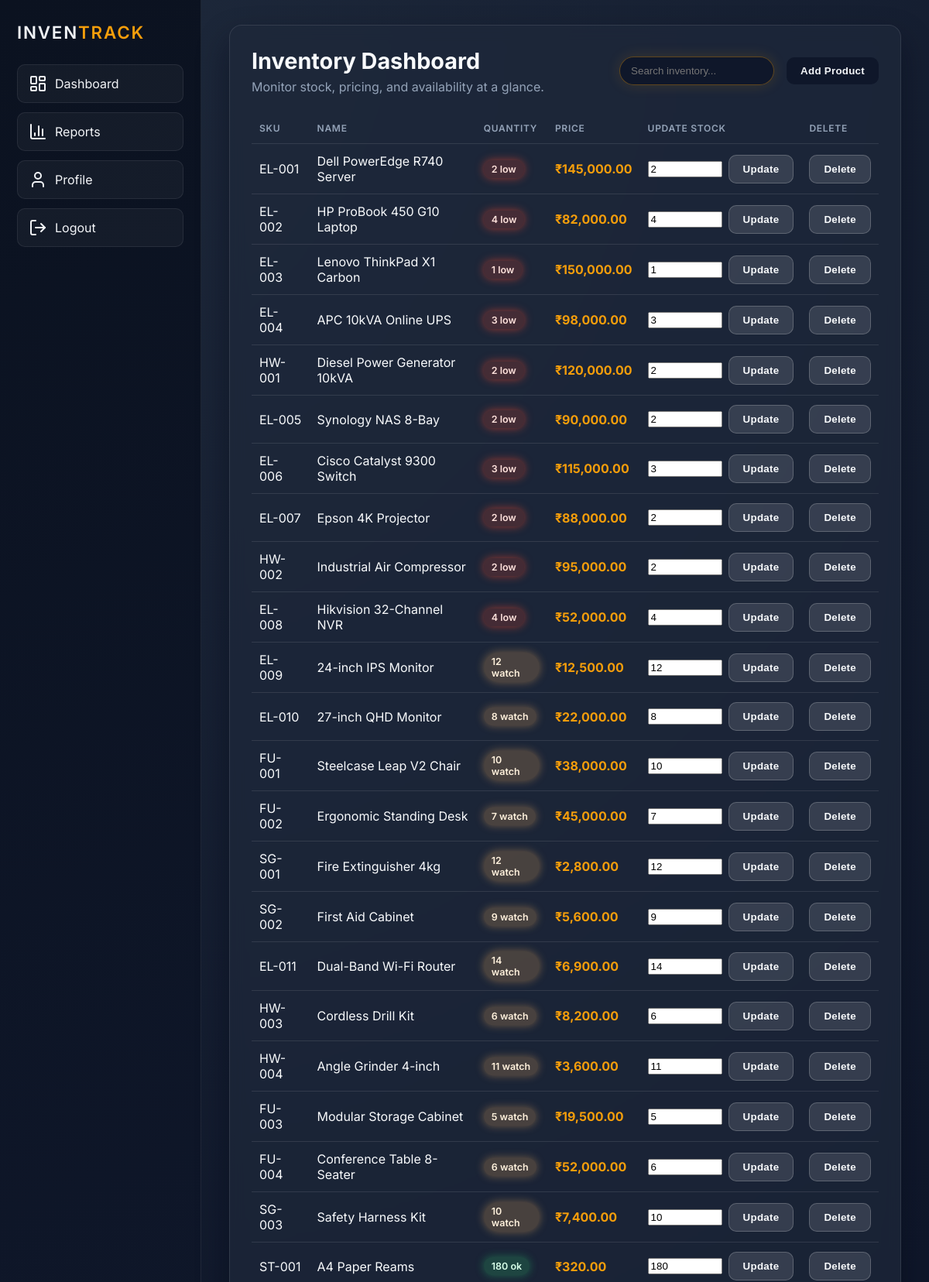
The page /dashboard (signed in, upper part) on the database its author committed.
### app.py (models this page shows)
class Product(db.Model):
    id = db.Column(db.Integer, primary_key=True)
    sku = db.Column(db.String(64), unique=True, nullable=False)
    name = db.Column(db.String(120), nullable=False)
    quantity = db.Column(db.Integer, nullable=False, default=0)
    price = db.Column(db.Numeric(10, 2), nullable=False, default=0.00)

### app.py (the view)
    @app.route("/dashboard")
    @login_required
    def dashboard():
        products = Product.query.all()
        metrics = build_report_metrics(products)
        return render_template("dashboard.html", products=products, **metrics)

### app.py (called while the page is built)
def login_required(view_func):
    @wraps(view_func)
    def wrapper(*args, **kwargs):
        if not session.get("user_id"):
            return redirect(url_for("login"))
        return view_func(*args, **kwargs)
    return wrapper

def build_report_metrics(products):
    total_units = sum(product.quantity for product in products)
    total_inventory_value = sum(float(product.price) * product.quantity for product in products)
    critical_items = [product for product in products if product.quantity < 5]
    return {
        "total_units": total_units,
        "total_inventory_value": total_inventory_value,
        "critical_items": critical_items,
    }

### templates/dashboard.html (shortened to what this page needs)
{% extends "layout.html" %}
{% block content %}
  <div class="panel">
    <div class="page-header">
      <div>
        <h1 class="page-title">Inventory Dashboard</h1>
        <p class="muted">Monitor stock, pricing, and availability at a glance.</p>
      </div>
      <div class="search-wrap">
        <input type="search" id="inventorySearch" placeholder="Search inventory...">
      </div>
      {% if session.get('role') == 'admin' %}
      <button class="button" type="button" onclick="openModal()">Add Product</button>
      {% endif %}
    </div>
    <table class="table">
      <thead>
        <tr>
          <th>SKU</th>
          <th>Name</th>
          <th>Quantity</th>
          <th>Price</th>
          <th>Update Stock</th>
          <th>Delete</th>
        </tr>
      </thead>
      <tbody>
        {% for product in products %}
        <tr data-product-id="{{ product.id }}">
          <td>{{ product.sku }}</td>
          <td>{{ product.name }}</td>
          <td class="quantity-cell">
            {% if product.quantity < 5 %}
              <span class="badge red">{{ product.quantity }} low</span>
            {% elif product.quantity < 20 %}
              <span class="badge orange">{{ product.quantity }} watch</span>
            {% else %}
              <span class="badge green">{{ product.quantity }} ok</span>
            {% endif %}
          </td>
          <td class="price-cell">₹{{ "{:,.2f}".format(product.price) }}</td>
          <td>
            {% if session.get('role') == 'admin' %}
            <form class="update-stock-form" data-product-id="{{ product.id }}">
              <input type="number" name="quantity" min="0" value="{{ product.quantity }}" required>
              <button class="button secondary" type="submit">Update</button>
            </form>
            {% else %}
            <span class="muted">Admin only</span>
            {% endif %}
          </td>
          <td>
            {% if session.get('role') == 'admin' %}
            <form method="post" action="{{ url_for('delete_product', id=product.id) }}">
              <button class="button secondary" type="submit">Delete</button>
            </form>
            {% else %}
            <span class="muted">Admin only</span>
            {% endif %}
          </td>
        </tr>
        {% else %}
        <tr>
          <td colspan="6">No products found.</td>
        </tr>
        {% endfor %}
      </tbody>
    </table>
  </div>
{% endblock %}

### templates/layout.html (shortened to what this page needs)
<!doctype html>
<html lang="en">
<head>
</head>
<body>
  <div class="app-shell">
    <aside class="sidebar">
      <div class="brand">Inven<span>Track</span></div>
      <nav class="nav">
        <a href="{{ url_for('dashboard') }}"><i data-lucide="layout-dashboard"></i>Dashboard</a>
        <a href="{{ url_for('reports') }}"><i data-lucide="bar-chart-3"></i>Reports</a>
        <a href="{{ url_for('profile') }}"><i data-lucide="user"></i>Profile</a>
        <a href="{{ url_for('logout') }}"><i data-lucide="log-out"></i>Logout</a>
      </nav>
    </aside>
    <main class="main">
      {% block content %}{% endblock %}
    </main>
  </div>
</body>
</html>

### templates/layout.html (style rules this page uses)
:root { --bg: #0f172a; --panel: rgba(30, 41, 59, 0.7); --sidebar: #0b1220; --sidebar-accent: #f59e0b; --text: #f8fafc; --muted: #94a3b8; --danger: #ff4b2b; --warning: #ffb75e; --success: #2ecc71; --outline: rgba(255, 255, 255, 0.1); --shadow: 0 20px 40px rgba(2, 6, 23, 0.45); }
* { box-sizing: border-box; }
body { margin: 0; font-family: "Inter", "Segoe UI", Tahoma, sans-serif; background: radial-gradient(circle at top left, #1e293b 0%, #0f172a 55%, #0b1220 100%); color: var(--text); }
.app-shell { min-height: 100vh; display: grid; grid-template-columns: 260px 1fr; }
.sidebar { background: linear-gradient(160deg, #0b1220 0%, #0f172a 55%, #1f2937 100%); color: #f2f4f7; padding: 28px 22px; display: flex; flex-direction: column; gap: 28px; border-right: 1px solid rgba(255, 255, 255, 0.08); }
.brand { font-size: 1.4rem; letter-spacing: 0.08em; text-transform: uppercase; font-weight: 600; }
.brand span { color: var(--sidebar-accent); }
.nav { display: grid; gap: 12px; }
.nav a { color: #f2f4f7; text-decoration: none; padding: 12px 14px; border-radius: 10px; background: rgba(255, 255, 255, 0.04); border: 1px solid rgba(255, 255, 255, 0.08); display: flex; align-items: center; gap: 10px; transition: transform 160ms ease, background 160ms ease, border 160ms ease; }
.main { padding: 32px 36px; }
.panel { background: var(--panel); border-radius: 16px; padding: 28px; box-shadow: var(--shadow); border: 1px solid var(--outline); backdrop-filter: blur(10px); animation: fadeIn 420ms ease both; }
.page-header { display: flex; justify-content: space-between; align-items: center; margin-bottom: 24px; gap: 16px; }
.page-title { margin: 0; font-size: 1.8rem; }
.muted { margin: 6px 0 0; color: var(--muted); }
.search-wrap { flex: 1; display: flex; justify-content: flex-end; }
.search-wrap input { width: 200px; padding: 10px 14px; border-radius: 999px; border: 1px solid rgba(245, 158, 11, 0.35); background: rgba(15, 23, 42, 0.9); color: var(--text); transition: all 0.3s ease; box-shadow: 0 0 18px rgba(245, 158, 11, 0.15); }
.button { background: #0f172a; color: #f2f4f7; border: none; padding: 10px 18px; border-radius: 10px; cursor: pointer; font-weight: 600; letter-spacing: 0.02em; transition: all 0.3s ease; }
.button.secondary { background: rgba(255, 255, 255, 0.12); color: var(--text); border: 1px solid rgba(255, 255, 255, 0.2); }
.table { width: 100%; border-collapse: collapse; }
.table th, .table td { text-align: left; padding: 12px 10px; border-bottom: 1px solid var(--outline); }
.table tbody tr { transition: background 0.3s ease; }
.table th { color: var(--muted); font-weight: 600; text-transform: uppercase; letter-spacing: 0.06em; font-size: 0.75rem; }
.update-stock-form { display: flex; gap: 8px; align-items: center; }
.update-stock-form input { width: 96px; }
.badge { display: inline-flex; align-items: center; padding: 4px 10px; border-radius: 999px; font-size: 0.78rem; font-weight: 600; }
.badge.red { background: rgba(255, 75, 43, 0.18); color: #ffe2dc; box-shadow: 0 0 12px rgba(255, 75, 43, 0.55); }
.badge.orange { background: rgba(255, 183, 94, 0.2); color: #fff1dc; box-shadow: 0 0 12px rgba(255, 183, 94, 0.4); }
.badge.green { background: rgba(46, 204, 113, 0.2); color: #d8ffe9; box-shadow: 0 0 12px rgba(46, 204, 113, 0.4); }
.price-cell { font-weight: 700; color: var(--sidebar-accent); }

### rows shown on the page
Product: sku "EL-001", name "Dell PowerEdge R740 Server", quantity "2", price "145,000.00"
Product: sku "EL-002", name "HP ProBook 450 G10 Laptop", quantity "4", price "82,000.00"
Product: sku "EL-003", name "Lenovo ThinkPad X1 Carbon", quantity "1", price "150,000.00"
Product: sku "EL-004", name "APC 10kVA Online UPS", quantity "3", price "98,000.00"
Product: sku "HW-001", name "Diesel Power Generator 10kVA", quantity "2", price "120,000.00"
Product: sku "EL-005", name "Synology NAS 8-Bay", quantity "2", price "90,000.00"
Product: sku "EL-006", name "Cisco Catalyst 9300 Switch", quantity "3", price "115,000.00"
Product: sku "EL-007", name "Epson 4K Projector", quantity "2", price "88,000.00"
Product: sku "HW-002", name "Industrial Air Compressor", quantity "2", price "95,000.00"
Product: sku "EL-008", name "Hikvision 32-Channel NVR", quantity "4", price "52,000.00"
Product: sku "EL-009", name "24-inch IPS Monitor", quantity "12", price "12,500.00"
Product: sku "EL-010", name "27-inch QHD Monitor", quantity "8", price "22,000.00"
Product: sku "FU-001", name "Steelcase Leap V2 Chair", quantity "10", price "38,000.00"
Product: sku "FU-002", name "Ergonomic Standing Desk", quantity "7", price "45,000.00"
Product: sku "SG-001", name "Fire Extinguisher 4kg", quantity "12", price "2,800.00"
Product: sku "SG-002", name "First Aid Cabinet", quantity "9", price "5,600.00"
Product: sku "EL-011", name "Dual-Band Wi-Fi Router", quantity "14", price "6,900.00"
Product: sku "HW-003", name "Cordless Drill Kit", quantity "6", price "8,200.00"
Product: sku "HW-004", name "Angle Grinder 4-inch", quantity "11", price "3,600.00"
Product: sku "FU-003", name "Modular Storage Cabinet", quantity "5", price "19,500.00"
Product: sku "FU-004", name "Conference Table 8-Seater", quantity "6", price "52,000.00"
Product: sku "SG-003", name "Safety Harness Kit", quantity "10", price "7,400.00"
Product: sku "ST-001", name "A4 Paper Reams", quantity "180", price "320.00"
